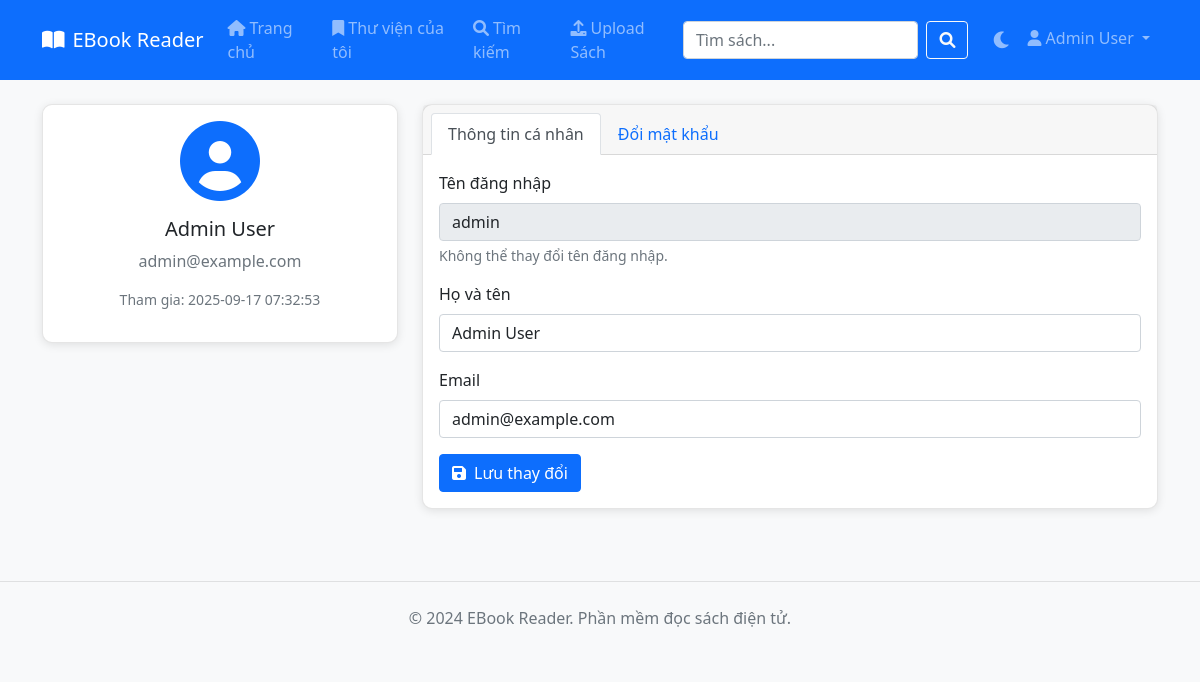
The page /profile (signed in) on the database as committed earlier.
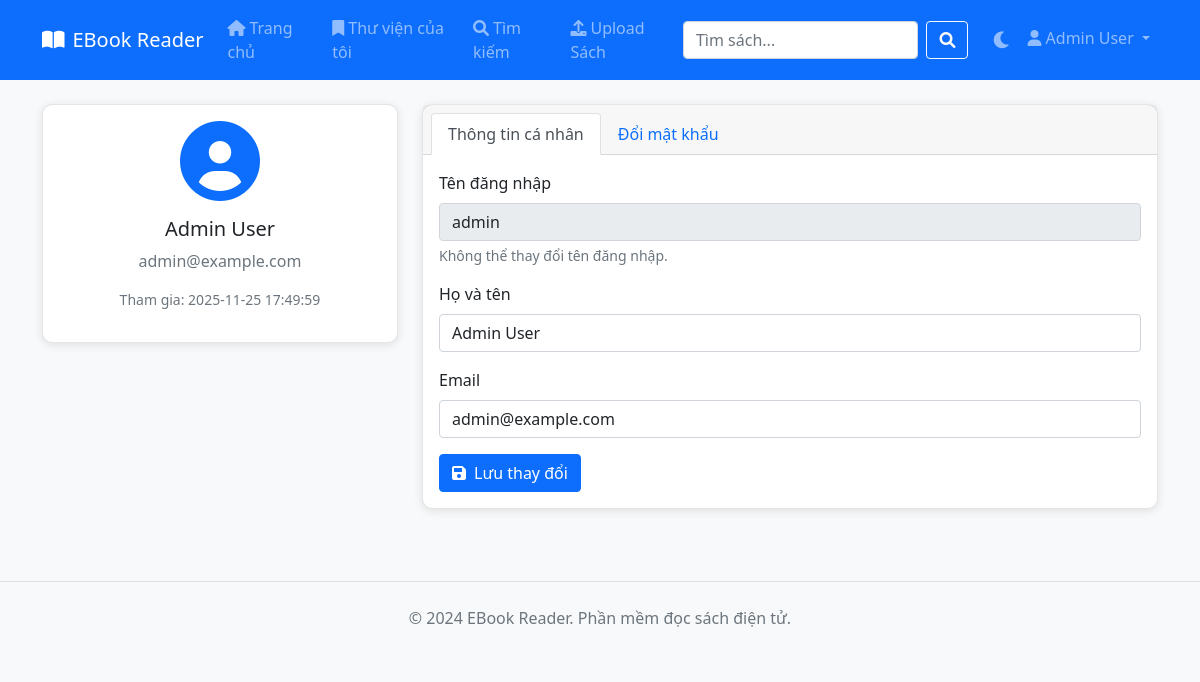
The same page on the database as committed later.
### tables this page shows
CREATE TABLE users (
                    user_id INTEGER PRIMARY KEY AUTOINCREMENT,
                    username TEXT UNIQUE NOT NULL,
                    email TEXT UNIQUE NOT NULL,
                    password_hash TEXT NOT NULL,
                    full_name TEXT,
                    created_at TIMESTAMP DEFAULT CURRENT_TIMESTAMP
                );

### app/views.py (the view, shortened to what this page needs)
@main_bp.route('/profile', methods=['GET', 'POST'])
def profile():
    if 'user_id' not in session:
        return redirect(url_for('main.login'))
    user_id = session['user_id']
    user = user_service.get_user_info(user_id)
    return render_template('profile.html', user=user)

### app/models.py (called while the page is built)
    def get_connection(self):
        conn = sqlite3.connect(self.db_path, timeout=Config.DATABASE_TIMEOUT)
        conn.row_factory = sqlite3.Row
        return conn

    def get_user_by_id(self, user_id):
        conn = self.db.get_connection()
        try:
            user = conn.execute(
                'SELECT * FROM users WHERE user_id = ?',
                (user_id,)
            ).fetchone()
            return user
        finally:
            conn.close()

### app/services.py (called while the page is built)
    def get_user_info(self, user_id):
        try:
            user = self.user_model.get_user_by_id(user_id)
            if user:
                return user
            return None
        except Exception:
            return None

### app/views.py (called while the page is built)
@main_bp.context_processor
def inject_user():
    return {
        'current_user': {
            'id': session.get('user_id'),
            'username': session.get('username'),
            'full_name': session.get('full_name'),
            'is_authenticated': 'user_id' in session
        }
    }

### templates/profile.html (shortened to what this page needs)
{% extends "base.html" %}
{% block content %}
<div class="container mt-4">
    <div class="row">
        <div class="col-md-4">
            <div class="card mb-4">
                <div class="card-body text-center">
                    <div class="mb-3">
                        <i class="fas fa-user-circle fa-5x text-primary"></i>
                    </div>
                    <h5 class="card-title">{{ user.full_name or user.username }}</h5>
                    <p class="text-muted">{{ user.email }}</p>
                    <p class="text-muted small">Tham gia: {{ user.created_at }}</p>
                </div>
            </div>
        </div>
        <div class="col-md-8">
            <div class="card mb-4">
                <div class="card-header">
                    <ul class="nav nav-tabs card-header-tabs" id="profileTabs" role="tablist">
                        <li class="nav-item" role="presentation">
                            <button class="nav-link active" id="info-tab" data-bs-toggle="tab" data-bs-target="#info" type="button" role="tab">Thông tin cá nhân</button>
                        </li>
                        <li class="nav-item" role="presentation">
                            <button class="nav-link" id="password-tab" data-bs-toggle="tab" data-bs-target="#password" type="button" role="tab">Đổi mật khẩu</button>
                        </li>
                    </ul>
                </div>
                <div class="card-body">
                    <div class="tab-content" id="profileTabsContent">
                        <div class="tab-pane fade show active" id="info" role="tabpanel">
                            <form method="POST">
                                <div class="mb-3">
                                    <label class="form-label">Tên đăng nhập</label>
                                    <input type="text" class="form-control" value="{{ user.username }}" disabled>
                                    <div class="form-text">Không thể thay đổi tên đăng nhập.</div>
                                </div>
                                <div class="mb-3">
                                    <label for="full_name" class="form-label">Họ và tên</label>
                                    <input type="text" class="form-control" id="full_name" name="full_name" value="{{ user.full_name }}">
                                </div>
                                <div class="mb-3">
                                    <label for="email" class="form-label">Email</label>
                                    <input type="email" class="form-control" id="email" name="email" value="{{ user.email }}" required>
                                </div>
                                <button type="submit" class="btn btn-primary">
                                    <i class="fas fa-save me-2"></i>Lưu thay đổi
                                </button>
                            </form>
                        </div>
                    </div>
                </div>
            </div>
        </div>
    </div>
</div>
{% endblock %}

### templates/base.html (shortened to what this page needs)
<!DOCTYPE html>
<html lang="vi" data-bs-theme="light">
<head>
    <link href="https://cdn.jsdelivr.net/npm/bootstrap@5.1.3/dist/css/bootstrap.min.css" rel="stylesheet">
    <link href="https://cdnjs.cloudflare.com/ajax/libs/font-awesome/6.0.0/css/all.min.css" rel="stylesheet">
</head>
<body>
    <nav class="navbar navbar-expand-lg navbar-dark bg-primary">
        <div class="container">
            <a class="navbar-brand" href="{{ url_for('main.index') }}">
                <i class="fas fa-book-open me-2"></i>EBook Reader
            </a>
            <div class="collapse navbar-collapse" id="navbarNav">
                <ul class="navbar-nav me-auto">
                    <li class="nav-item">
                        <a class="nav-link" href="{{ url_for('main.index') }}">
                            <i class="fas fa-home me-1"></i>Trang chủ
                        </a>
                    </li>
                    <li class="nav-item">
                        <a class="nav-link" href="{{ url_for('main.library') }}">
                            <i class="fas fa-bookmark me-1"></i>Thư viện của tôi
                        </a>
                    </li>
                    <li class="nav-item">
                        <a class="nav-link" href="{{ url_for('main.search') }}">
                            <i class="fas fa-search me-1"></i>Tìm kiếm
                        </a>
                    </li>
                    <li class="nav-item">
                        <a class="nav-link" href="{{ url_for('main.upload_book') }}">
                            <i class="fas fa-upload me-1"></i>Upload Sách
                        </a>
                    </li>
                </ul>
                <form class="d-flex me-3" action="{{ url_for('main.search') }}" method="GET">
                    <input class="form-control me-2" type="search" name="q" placeholder="Tìm sách..." value="{{ request.args.get('q', '') }}">
                    <button class="btn btn-outline-light" type="submit">
                        <i class="fas fa-search"></i>
                    </button>
                </form>
                <ul class="navbar-nav">
                    <li class="nav-item">
                        <span class="nav-link theme-toggle" onclick="toggleTheme()" title="Chuyển giao diện">
                            <i class="fas fa-moon" id="theme-icon"></i>
                        </span>
                    </li>
                    {% if session.user_id %}
                        <li class="nav-item dropdown">
                            <a class="nav-link dropdown-toggle" href="#" role="button" data-bs-toggle="dropdown">
                                <i class="fas fa-user me-1"></i>{{ session.full_name or session.username }}
                            </a>
                        </li>
                    {% endif %}
                </ul>
            </div>
        </div>
    </nav>
    <main>
        {% block content %}{% endblock %}
    </main>
    <footer class="bg-light mt-5 py-4">
        <div class="container text-center">
            <p class="mb-0">&copy; 2024 EBook Reader. Phần mềm đọc sách điện tử.</p>
        </div>
    </footer>
</body>
</html>

Rows that differ between the two databases and show on the page:
changed users "Admin User": created_at "2025-09-17 07:32:53" → "2025-11-25 17:49:59"
